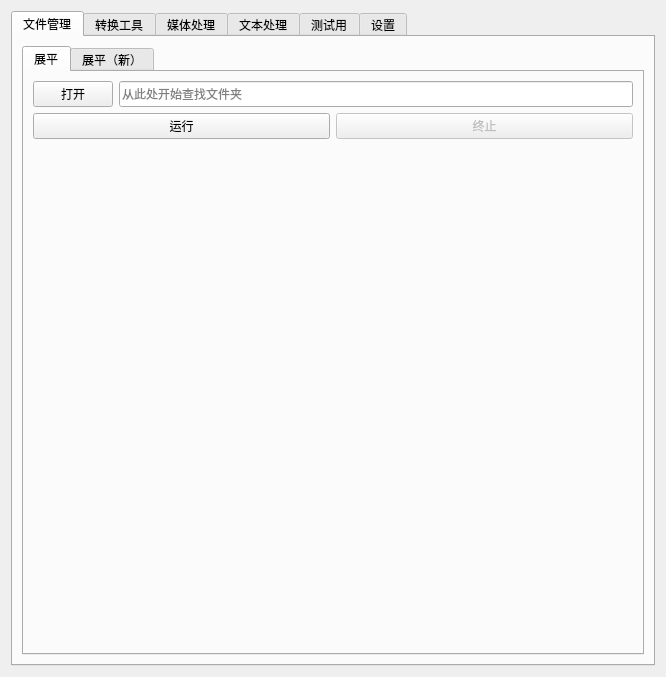
<?xml version="1.0" encoding="UTF-8"?>
<ui version="4.0">
 <class>Form</class>
 <widget class="QWidget" name="Form">
  <property name="geometry">
   <rect>
    <x>0</x>
    <y>0</y>
    <width>666</width>
    <height>677</height>
   </rect>
  </property>
  <property name="windowTitle">
   <string>Toolbox</string>
  </property>
  <property name="windowIcon">
   <iconset>
    <normaloff>Icons/SP_TitleBarMenuButton.png</normaloff>Icons/SP_TitleBarMenuButton.png</iconset>
  </property>
  <layout class="QFormLayout" name="formLayout">
   <item row="0" column="0" colspan="2">
    <widget class="QTabWidget" name="MainPage">
     <property name="tabShape">
      <enum>QTabWidget::TabShape::Rounded</enum>
     </property>
     <property name="currentIndex">
      <number>0</number>
     </property>
     <property name="movable">
      <bool>true</bool>
     </property>
     <widget class="QWidget" name="FileMgrLayout">
      <attribute name="title">
       <string>文件管理</string>
      </attribute>
      <layout class="QVBoxLayout" name="verticalLayout_2">
       <item>
        <widget class="QTabWidget" name="FileMgrChildTab">
         <property name="currentIndex">
          <number>0</number>
         </property>
         <property name="movable">
          <bool>true</bool>
         </property>
         <widget class="QWidget" name="FlattenLayoyt">
          <attribute name="title">
           <string>展平</string>
          </attribute>
          <attribute name="toolTip">
           <string>如果一个文件夹只有一个文件，那么把这个文件移动到其父级文件夹，并重命名为源文件夹的名称，重复运行直到没有可处理的文件</string>
          </attribute>
          <layout class="QVBoxLayout" name="verticalLayout_13">
           <item>
            <layout class="QHBoxLayout" name="FlattenDir">
             <item>
              <widget class="QPushButton" name="FlattenDirOpen">
               <property name="text">
                <string>打开</string>
               </property>
              </widget>
             </item>
             <item>
              <widget class="QLineEdit" name="FlattenDirInput">
               <property name="sizePolicy">
                <sizepolicy hsizetype="Expanding" vsizetype="Minimum">
                 <horstretch>0</horstretch>
                 <verstretch>0</verstretch>
                </sizepolicy>
               </property>
               <property name="placeholderText">
                <string>从此处开始查找文件夹</string>
               </property>
               <property name="clearButtonEnabled">
                <bool>true</bool>
               </property>
              </widget>
             </item>
            </layout>
           </item>
           <item>
            <layout class="QHBoxLayout" name="FlattenBtns">
             <item>
              <widget class="QPushButton" name="FlattenRun">
               <property name="sizePolicy">
                <sizepolicy hsizetype="Minimum" vsizetype="Minimum">
                 <horstretch>0</horstretch>
                 <verstretch>0</verstretch>
                </sizepolicy>
               </property>
               <property name="text">
                <string>运行</string>
               </property>
              </widget>
             </item>
             <item>
              <widget class="QPushButton" name="FlattenStop">
               <property name="enabled">
                <bool>false</bool>
               </property>
               <property name="text">
                <string>终止</string>
               </property>
              </widget>
             </item>
            </layout>
           </item>
           <item>
            <spacer name="FlattenSpacer">
             <property name="orientation">
              <enum>Qt::Orientation::Vertical</enum>
             </property>
             <property name="sizeHint" stdset="0">
              <size>
               <width>0</width>
               <height>0</height>
              </size>
             </property>
            </spacer>
           </item>
          </layout>
         </widget>
         <widget class="QWidget" name="NewFlattenLayout">
          <attribute name="title">
           <string>展平（新）</string>
          </attribute>
          <attribute name="toolTip">
           <string>基于树的新展平方式，以内存占用为代价，提高展平速度</string>
          </attribute>
          <layout class="QVBoxLayout" name="verticalLayout_17">
           <item>
            <layout class="QHBoxLayout" name="NewFlattenDir">
             <item>
              <widget class="QPushButton" name="NewFlattenDirOpen">
               <property name="text">
                <string>打开</string>
               </property>
              </widget>
             </item>
             <item>
              <widget class="QLineEdit" name="NewFlattenDirInput">
               <property name="placeholderText">
                <string>从此处开始查找文件夹</string>
               </property>
               <property name="clearButtonEnabled">
                <bool>true</bool>
               </property>
              </widget>
             </item>
            </layout>
           </item>
           <item>
            <widget class="QProgressBar" name="NewFlattenProgress">
             <property name="value">
              <number>0</number>
             </property>
             <property name="textVisible">
              <bool>false</bool>
             </property>
            </widget>
           </item>
           <item>
            <layout class="QHBoxLayout" name="NewFlattenBtns">
             <item>
              <widget class="QPushButton" name="NewFlattenRun">
               <property name="text">
                <string>运行</string>
               </property>
              </widget>
             </item>
             <item>
              <widget class="QPushButton" name="NewFlattenStop">
               <property name="enabled">
                <bool>false</bool>
               </property>
               <property name="text">
                <string>终止</string>
               </property>
              </widget>
             </item>
            </layout>
           </item>
           <item>
            <spacer name="NewFlattenSpacer">
             <property name="orientation">
              <enum>Qt::Orientation::Vertical</enum>
             </property>
             <property name="sizeHint" stdset="0">
              <size>
               <width>0</width>
               <height>0</height>
              </size>
             </property>
            </spacer>
           </item>
          </layout>
         </widget>
        </widget>
       </item>
      </layout>
     </widget>
     <widget class="QWidget" name="ConvertorLayout">
      <attribute name="title">
       <string>转换工具</string>
      </attribute>
      <layout class="QVBoxLayout" name="verticalLayout_3">
       <item>
        <widget class="QTabWidget" name="ConvertorChildTab">
         <property name="currentIndex">
          <number>0</number>
         </property>
         <property name="movable">
          <bool>true</bool>
         </property>
         <widget class="QWidget" name="PNG2JPG">
          <attribute name="title">
           <string>PNG 转 JPG</string>
          </attribute>
          <attribute name="toolTip">
           <string>批量的将 PNG 图像转换为 JPG 图像</string>
          </attribute>
          <layout class="QVBoxLayout" name="verticalLayout">
           <item>
            <layout class="QHBoxLayout" name="PNG2JPGDir">
             <item>
              <widget class="QPushButton" name="PNG2JPGFindDir">
               <property name="sizePolicy">
                <sizepolicy hsizetype="Minimum" vsizetype="Minimum">
                 <horstretch>0</horstretch>
                 <verstretch>0</verstretch>
                </sizepolicy>
               </property>
               <property name="text">
                <string>打开</string>
               </property>
              </widget>
             </item>
             <item>
              <widget class="QLineEdit" name="PNG2JPGDirTxt">
               <property name="sizePolicy">
                <sizepolicy hsizetype="Expanding" vsizetype="Minimum">
                 <horstretch>0</horstretch>
                 <verstretch>0</verstretch>
                </sizepolicy>
               </property>
               <property name="placeholderText">
                <string>从此处开始查找图像</string>
               </property>
              </widget>
             </item>
            </layout>
           </item>
           <item>
            <layout class="QGridLayout" name="PNG2JPGOptions">
             <item row="0" column="0">
              <widget class="QPushButton" name="PNG2JPGDelOri">
               <property name="text">
                <string>删除原文件</string>
               </property>
               <property name="checkable">
                <bool>true</bool>
               </property>
              </widget>
             </item>
             <item row="0" column="2">
              <widget class="QPushButton" name="PNG2JPGPreverveMeta">
               <property name="text">
                <string>保留元数据</string>
               </property>
               <property name="checkable">
                <bool>true</bool>
               </property>
              </widget>
             </item>
             <item row="0" column="1">
              <widget class="QPushButton" name="PNG2JPGIngoreAlpha">
               <property name="text">
                <string>无视透明度</string>
               </property>
               <property name="checkable">
                <bool>true</bool>
               </property>
              </widget>
             </item>
             <item row="1" column="0">
              <widget class="QPushButton" name="PNG2JPGWalk">
               <property name="text">
                <string>递归查找</string>
               </property>
               <property name="checkable">
                <bool>true</bool>
               </property>
              </widget>
             </item>
             <item row="1" column="1" colspan="2">
              <widget class="QComboBox" name="PNG2JPGDedup">
               <property name="currentIndex">
                <number>2</number>
               </property>
               <property name="placeholderText">
                <string>重复的文件</string>
               </property>
               <item>
                <property name="text">
                 <string>重复的文件：覆盖</string>
                </property>
               </item>
               <item>
                <property name="text">
                 <string>重复的文件：跳过</string>
                </property>
               </item>
               <item>
                <property name="text">
                 <string>重复的文件：增加序号</string>
                </property>
               </item>
              </widget>
             </item>
            </layout>
           </item>
           <item>
            <layout class="QHBoxLayout" name="PNG2JPGQuality">
             <item>
              <widget class="QLabel" name="PNG2JPGQualityTxt">
               <property name="text">
                <string>质量</string>
               </property>
              </widget>
             </item>
             <item>
              <widget class="QSlider" name="PNG2JPGQualitySlider">
               <property name="minimum">
                <number>1</number>
               </property>
               <property name="maximum">
                <number>100</number>
               </property>
               <property name="value">
                <number>80</number>
               </property>
               <property name="orientation">
                <enum>Qt::Orientation::Horizontal</enum>
               </property>
              </widget>
             </item>
             <item>
              <widget class="QLabel" name="PNG2JPGQualityNum">
               <property name="text">
                <string>80</string>
               </property>
              </widget>
             </item>
            </layout>
           </item>
           <item>
            <widget class="QProgressBar" name="PNG2JPGProgress">
             <property name="value">
              <number>0</number>
             </property>
             <property name="alignment">
              <set>Qt::AlignmentFlag::AlignLeading|Qt::AlignmentFlag::AlignLeft|Qt::AlignmentFlag::AlignTop</set>
             </property>
             <property name="textVisible">
              <bool>false</bool>
             </property>
             <property name="invertedAppearance">
              <bool>false</bool>
             </property>
             <property name="format">
              <string>%p %</string>
             </property>
            </widget>
           </item>
           <item>
            <layout class="QHBoxLayout" name="PNG2JPGBtns">
             <item>
              <widget class="QPushButton" name="PNG2JPGRun">
               <property name="sizePolicy">
                <sizepolicy hsizetype="Minimum" vsizetype="Minimum">
                 <horstretch>0</horstretch>
                 <verstretch>0</verstretch>
                </sizepolicy>
               </property>
               <property name="text">
                <string>运行</string>
               </property>
              </widget>
             </item>
             <item>
              <widget class="QPushButton" name="PNG2JPGStop">
               <property name="enabled">
                <bool>false</bool>
               </property>
               <property name="text">
                <string>终止</string>
               </property>
              </widget>
             </item>
            </layout>
           </item>
           <item>
            <spacer name="PNG2JPGSpacer">
             <property name="orientation">
              <enum>Qt::Orientation::Vertical</enum>
             </property>
             <property name="sizeHint" stdset="0">
              <size>
               <width>0</width>
               <height>0</height>
              </size>
             </property>
            </spacer>
           </item>
          </layout>
         </widget>
         <widget class="QWidget" name="Seq2PDF">
          <attribute name="title">
           <string>图像序列转 PDF</string>
          </attribute>
          <attribute name="toolTip">
           <string>将一个文件夹中的图像序列转换为单个 PDF 文件，以父文件夹命名，保存在图像序列所在的上一级文件夹</string>
          </attribute>
          <layout class="QVBoxLayout" name="verticalLayout_18">
           <item>
            <layout class="QHBoxLayout" name="Seq2PDFPath">
             <item>
              <widget class="QPushButton" name="Seq2PDFPathOpen">
               <property name="text">
                <string>打开</string>
               </property>
              </widget>
             </item>
             <item>
              <widget class="QLineEdit" name="Seq2PDFPathInput">
               <property name="placeholderText">
                <string>从此处开始查找图像</string>
               </property>
              </widget>
             </item>
            </layout>
           </item>
           <item>
            <layout class="QHBoxLayout" name="Seq2PDOptions">
             <item>
              <widget class="QPushButton" name="Seq2PDFDel">
               <property name="text">
                <string>删除原文件</string>
               </property>
               <property name="checkable">
                <bool>true</bool>
               </property>
              </widget>
             </item>
             <item>
              <widget class="QPushButton" name="Seq2PDFRecursive">
               <property name="text">
                <string>递归查找</string>
               </property>
               <property name="checkable">
                <bool>true</bool>
               </property>
              </widget>
             </item>
            </layout>
           </item>
           <item>
            <widget class="QProgressBar" name="Seq2PDFProgress">
             <property name="value">
              <number>0</number>
             </property>
             <property name="textVisible">
              <bool>false</bool>
             </property>
            </widget>
           </item>
           <item>
            <layout class="QHBoxLayout" name="Seq2PDFBtns">
             <item>
              <widget class="QPushButton" name="Seq2PDFRun">
               <property name="text">
                <string>运行</string>
               </property>
              </widget>
             </item>
             <item>
              <widget class="QPushButton" name="Seq2PDFStop">
               <property name="enabled">
                <bool>false</bool>
               </property>
               <property name="text">
                <string>终止</string>
               </property>
              </widget>
             </item>
            </layout>
           </item>
           <item>
            <spacer name="Seq2PDFSpacer">
             <property name="orientation">
              <enum>Qt::Orientation::Vertical</enum>
             </property>
             <property name="sizeHint" stdset="0">
              <size>
               <width>0</width>
               <height>0</height>
              </size>
             </property>
            </spacer>
           </item>
          </layout>
         </widget>
        </widget>
       </item>
      </layout>
     </widget>
     <widget class="QWidget" name="ImgProcessingLayout">
      <attribute name="title">
       <string>媒体处理</string>
      </attribute>
      <layout class="QVBoxLayout" name="verticalLayout_5">
       <item>
        <widget class="QTabWidget" name="ImgProcessingChildTab">
         <property name="currentIndex">
          <number>0</number>
         </property>
         <property name="movable">
          <bool>true</bool>
         </property>
         <widget class="QWidget" name="UpsLayout">
          <attribute name="title">
           <string>ComfyUI 图像放大</string>
          </attribute>
          <attribute name="toolTip">
           <string>使用 ComfyUI API 批量放大图片
图像路径前的 T 代表这个图片包含透明通道，L 代表这个图片的长宽比有些奇怪，可能是长截图或全景图</string>
          </attribute>
          <layout class="QVBoxLayout" name="verticalLayout_4">
           <item>
            <widget class="QLineEdit" name="UpsComfyUrl">
             <property name="sizePolicy">
              <sizepolicy hsizetype="Expanding" vsizetype="Minimum">
               <horstretch>0</horstretch>
               <verstretch>0</verstretch>
              </sizepolicy>
             </property>
             <property name="text">
              <string>http://127.0.0.1:8188</string>
             </property>
            </widget>
           </item>
           <item>
            <layout class="QHBoxLayout" name="UpsModel">
             <item>
              <widget class="QComboBox" name="UpsModelDropdown">
               <property name="sizePolicy">
                <sizepolicy hsizetype="Expanding" vsizetype="Minimum">
                 <horstretch>0</horstretch>
                 <verstretch>0</verstretch>
                </sizepolicy>
               </property>
               <property name="currentText">
                <string/>
               </property>
               <property name="currentIndex">
                <number>-1</number>
               </property>
               <property name="placeholderText">
                <string>输入URL或刷新列表</string>
               </property>
               <property name="frame">
                <bool>true</bool>
               </property>
              </widget>
             </item>
             <item>
              <widget class="QPushButton" name="UpsRefreshModel">
               <property name="sizePolicy">
                <sizepolicy hsizetype="Minimum" vsizetype="Minimum">
                 <horstretch>0</horstretch>
                 <verstretch>0</verstretch>
                </sizepolicy>
               </property>
               <property name="text">
                <string>刷新</string>
               </property>
              </widget>
             </item>
            </layout>
           </item>
           <item>
            <layout class="QHBoxLayout" name="UpsImg">
             <item>
              <widget class="QPushButton" name="UpsChooseImagePath">
               <property name="sizePolicy">
                <sizepolicy hsizetype="Minimum" vsizetype="Minimum">
                 <horstretch>0</horstretch>
                 <verstretch>0</verstretch>
                </sizepolicy>
               </property>
               <property name="text">
                <string>打开</string>
               </property>
              </widget>
             </item>
             <item>
              <widget class="QLineEdit" name="UpsImagePath">
               <property name="sizePolicy">
                <sizepolicy hsizetype="Expanding" vsizetype="Minimum">
                 <horstretch>0</horstretch>
                 <verstretch>0</verstretch>
                </sizepolicy>
               </property>
               <property name="placeholderText">
                <string>从此处开始查找图像</string>
               </property>
              </widget>
             </item>
             <item>
              <widget class="QPushButton" name="UpsRecursive">
               <property name="text">
                <string>递归查找</string>
               </property>
               <property name="checkable">
                <bool>true</bool>
               </property>
              </widget>
             </item>
            </layout>
           </item>
           <item>
            <layout class="QHBoxLayout" name="UpsSaves">
             <item>
              <widget class="QPushButton" name="UpsSavePathOpen">
               <property name="text">
                <string>打开</string>
               </property>
              </widget>
             </item>
             <item>
              <widget class="QLineEdit" name="UpsSavePath">
               <property name="placeholderText">
                <string>将图像保存到此处</string>
               </property>
              </widget>
             </item>
            </layout>
           </item>
           <item>
            <layout class="QGridLayout" name="UpsOptions">
             <item row="0" column="0">
              <widget class="QSpinBox" name="UpsHeightThresholdSpin">
               <property name="sizePolicy">
                <sizepolicy hsizetype="Expanding" vsizetype="Minimum">
                 <horstretch>0</horstretch>
                 <verstretch>0</verstretch>
                </sizepolicy>
               </property>
               <property name="buttonSymbols">
                <enum>QAbstractSpinBox::ButtonSymbols::NoButtons</enum>
               </property>
               <property name="suffix">
                <string> 像素</string>
               </property>
               <property name="prefix">
                <string>高度阈值：</string>
               </property>
               <property name="maximum">
                <number>3000</number>
               </property>
               <property name="value">
                <number>1500</number>
               </property>
              </widget>
             </item>
             <item row="1" column="0">
              <widget class="QSpinBox" name="UpsJPGThresholdSpin">
               <property name="sizePolicy">
                <sizepolicy hsizetype="Expanding" vsizetype="Minimum">
                 <horstretch>0</horstretch>
                 <verstretch>0</verstretch>
                </sizepolicy>
               </property>
               <property name="buttonSymbols">
                <enum>QAbstractSpinBox::ButtonSymbols::NoButtons</enum>
               </property>
               <property name="suffix">
                <string> KB</string>
               </property>
               <property name="prefix">
                <string>大小阈值：</string>
               </property>
               <property name="maximum">
                <number>3000</number>
               </property>
               <property name="value">
                <number>500</number>
               </property>
              </widget>
             </item>
             <item row="0" column="1">
              <widget class="QSpinBox" name="UpsWidthThresholdSpin">
               <property name="sizePolicy">
                <sizepolicy hsizetype="Expanding" vsizetype="Minimum">
                 <horstretch>0</horstretch>
                 <verstretch>0</verstretch>
                </sizepolicy>
               </property>
               <property name="buttonSymbols">
                <enum>QAbstractSpinBox::ButtonSymbols::NoButtons</enum>
               </property>
               <property name="suffix">
                <string> 像素</string>
               </property>
               <property name="prefix">
                <string>宽度阈值：</string>
               </property>
               <property name="maximum">
                <number>3000</number>
               </property>
               <property name="value">
                <number>1500</number>
               </property>
              </widget>
             </item>
             <item row="1" column="1">
              <widget class="QDoubleSpinBox" name="UpsDownscaleSpin">
               <property name="sizePolicy">
                <sizepolicy hsizetype="Minimum" vsizetype="Minimum">
                 <horstretch>0</horstretch>
                 <verstretch>0</verstretch>
                </sizepolicy>
               </property>
               <property name="buttonSymbols">
                <enum>QAbstractSpinBox::ButtonSymbols::NoButtons</enum>
               </property>
               <property name="prefix">
                <string>图像缩放为：</string>
               </property>
               <property name="suffix">
                <string> 倍</string>
               </property>
               <property name="minimum">
                <double>0.010000000000000</double>
               </property>
               <property name="maximum">
                <double>1.000000000000000</double>
               </property>
               <property name="singleStep">
                <double>0.010000000000000</double>
               </property>
               <property name="value">
                <double>1.000000000000000</double>
               </property>
              </widget>
             </item>
            </layout>
           </item>
           <item>
            <widget class="QProgressBar" name="UpsProgress">
             <property name="value">
              <number>0</number>
             </property>
             <property name="textVisible">
              <bool>false</bool>
             </property>
            </widget>
           </item>
           <item>
            <layout class="QHBoxLayout" name="UpsBtns">
             <item>
              <widget class="QPushButton" name="UpsRun">
               <property name="sizePolicy">
                <sizepolicy hsizetype="Minimum" vsizetype="Minimum">
                 <horstretch>0</horstretch>
                 <verstretch>0</verstretch>
                </sizepolicy>
               </property>
               <property name="text">
                <string>运行</string>
               </property>
              </widget>
             </item>
             <item>
              <widget class="QPushButton" name="UpsListImg">
               <property name="text">
                <string>查找图像</string>
               </property>
              </widget>
             </item>
             <item>
              <widget class="QPushButton" name="UpsStop">
               <property name="enabled">
                <bool>false</bool>
               </property>
               <property name="text">
                <string>终止</string>
               </property>
              </widget>
             </item>
            </layout>
           </item>
           <item>
            <widget class="QListWidget" name="UpsList">
             <property name="contextMenuPolicy">
              <enum>Qt::ContextMenuPolicy::CustomContextMenu</enum>
             </property>
             <property name="selectionMode">
              <enum>QAbstractItemView::SelectionMode::ExtendedSelection</enum>
             </property>
             <property name="wordWrap">
              <bool>true</bool>
             </property>
            </widget>
           </item>
           <item>
            <spacer name="UpsSpacer">
             <property name="orientation">
              <enum>Qt::Orientation::Vertical</enum>
             </property>
             <property name="sizeHint" stdset="0">
              <size>
               <width>0</width>
               <height>0</height>
              </size>
             </property>
            </spacer>
           </item>
          </layout>
         </widget>
        </widget>
       </item>
      </layout>
     </widget>
     <widget class="QWidget" name="TextProcessingLayout">
      <attribute name="title">
       <string>文本处理</string>
      </attribute>
      <layout class="QVBoxLayout" name="verticalLayout_11">
       <item>
        <widget class="QTabWidget" name="TextProcChildTab">
         <property name="currentIndex">
          <number>0</number>
         </property>
         <property name="movable">
          <bool>true</bool>
         </property>
         <widget class="QWidget" name="CropText">
          <attribute name="title">
           <string>截取文本</string>
          </attribute>
          <attribute name="toolTip">
           <string>截取文本的尾部
通常用于重要内容在文本尾部的情况，如报错时的日志</string>
          </attribute>
          <layout class="QVBoxLayout" name="verticalLayout_6">
           <item>
            <layout class="QHBoxLayout" name="CropTextInput">
             <item>
              <widget class="QPushButton" name="CropTextInPathOpen">
               <property name="text">
                <string>打开</string>
               </property>
              </widget>
             </item>
             <item>
              <widget class="QLineEdit" name="CropTextInPath">
               <property name="placeholderText">
                <string>输入文件路径</string>
               </property>
              </widget>
             </item>
            </layout>
           </item>
           <item>
            <widget class="QSpinBox" name="CropTextRatioSpinbox">
             <property name="sizePolicy">
              <sizepolicy hsizetype="Expanding" vsizetype="Fixed">
               <horstretch>0</horstretch>
               <verstretch>0</verstretch>
              </sizepolicy>
             </property>
             <property name="buttonSymbols">
              <enum>QAbstractSpinBox::ButtonSymbols::NoButtons</enum>
             </property>
             <property name="suffix">
              <string> %</string>
             </property>
             <property name="prefix">
              <string>截取文本的后 </string>
             </property>
             <property name="minimum">
              <number>1</number>
             </property>
             <property name="maximum">
              <number>100</number>
             </property>
            </widget>
           </item>
           <item>
            <layout class="QHBoxLayout" name="CropTextOutput">
             <item>
              <widget class="QPushButton" name="CropTextOutPathOpen">
               <property name="text">
                <string>打开</string>
               </property>
              </widget>
             </item>
             <item>
              <widget class="QLineEdit" name="CropTextOutPath">
               <property name="placeholderText">
                <string>输出文件路径（留空以保存到源文件夹）</string>
               </property>
              </widget>
             </item>
            </layout>
           </item>
           <item>
            <widget class="QPushButton" name="CroptextRun">
             <property name="text">
              <string>运行</string>
             </property>
            </widget>
           </item>
           <item>
            <spacer name="CropTextSpacer">
             <property name="orientation">
              <enum>Qt::Orientation::Vertical</enum>
             </property>
             <property name="sizeHint" stdset="0">
              <size>
               <width>0</width>
               <height>0</height>
              </size>
             </property>
            </spacer>
           </item>
          </layout>
         </widget>
         <widget class="QWidget" name="CalSim">
          <attribute name="title">
           <string>计算相似度</string>
          </attribute>
          <attribute name="toolTip">
           <string>使用嵌入模型计算两个字符串的语义相似度</string>
          </attribute>
          <layout class="QVBoxLayout" name="verticalLayout_14">
           <item>
            <layout class="QHBoxLayout" name="CalSimModel">
             <item>
              <widget class="QComboBox" name="CalSimModelDropdown">
               <property name="sizePolicy">
                <sizepolicy hsizetype="Expanding" vsizetype="Fixed">
                 <horstretch>0</horstretch>
                 <verstretch>0</verstretch>
                </sizepolicy>
               </property>
               <property name="placeholderText">
                <string>需要刷新</string>
               </property>
              </widget>
             </item>
             <item>
              <widget class="QPushButton" name="CalSimModelRefresh">
               <property name="text">
                <string>刷新</string>
               </property>
              </widget>
             </item>
             <item>
              <widget class="QPushButton" name="CalSimPersistentModel">
               <property name="text">
                <string>持久模型</string>
               </property>
               <property name="checkable">
                <bool>true</bool>
               </property>
              </widget>
             </item>
            </layout>
           </item>
           <item>
            <layout class="QHBoxLayout" name="CalSimInput">
             <item>
              <widget class="QLineEdit" name="CalSimIn1">
               <property name="placeholderText">
                <string>输入文本 1</string>
               </property>
              </widget>
             </item>
             <item>
              <widget class="QLineEdit" name="CalSimIn2">
               <property name="placeholderText">
                <string>输入文本 2</string>
               </property>
              </widget>
             </item>
            </layout>
           </item>
           <item>
            <widget class="QPushButton" name="CalSimRun">
             <property name="text">
              <string>计算</string>
             </property>
            </widget>
           </item>
           <item>
            <spacer name="CalSimSpacer">
             <property name="orientation">
              <enum>Qt::Orientation::Vertical</enum>
             </property>
             <property name="sizeHint" stdset="0">
              <size>
               <width>0</width>
               <height>0</height>
              </size>
             </property>
            </spacer>
           </item>
          </layout>
         </widget>
         <widget class="QWidget" name="JsonSorter">
          <attribute name="title">
           <string>JSON 排序</string>
          </attribute>
          <attribute name="toolTip">
           <string>将JSON的键值对按键的顺序排序</string>
          </attribute>
          <layout class="QVBoxLayout" name="verticalLayout_15">
           <item>
            <layout class="QHBoxLayout" name="JsonSorterIn">
             <item>
              <widget class="QPushButton" name="JsonSorterInOpen">
               <property name="text">
                <string>打开</string>
               </property>
              </widget>
             </item>
             <item>
              <widget class="QLineEdit" name="JsonSorterInPath">
               <property name="placeholderText">
                <string>输入文件路径</string>
               </property>
              </widget>
             </item>
            </layout>
           </item>
           <item>
            <widget class="QPushButton" name="JsonSorterRun">
             <property name="text">
              <string>运行</string>
             </property>
            </widget>
           </item>
           <item>
            <spacer name="JsonSorterSpacer">
             <property name="orientation">
              <enum>Qt::Orientation::Vertical</enum>
             </property>
             <property name="sizeHint" stdset="0">
              <size>
               <width>0</width>
               <height>0</height>
              </size>
             </property>
            </spacer>
           </item>
          </layout>
         </widget>
        </widget>
       </item>
      </layout>
     </widget>
     <widget class="QWidget" name="TestingLayout">
      <attribute name="title">
       <string>测试用</string>
      </attribute>
      <layout class="QVBoxLayout" name="verticalLayout_9">
       <item>
        <widget class="QTabWidget" name="TestChildTab">
         <property name="currentIndex">
          <number>0</number>
         </property>
         <property name="movable">
          <bool>true</bool>
         </property>
         <widget class="QWidget" name="ImgSeqGen">
          <attribute name="title">
           <string>生成图像序列</string>
          </attribute>
          <layout class="QVBoxLayout" name="verticalLayout_12">
           <item>
            <widget class="QSpinBox" name="ImageSeqItemAmount">
             <property name="buttonSymbols">
              <enum>QAbstractSpinBox::ButtonSymbols::NoButtons</enum>
             </property>
             <property name="suffix">
              <string> 张图片</string>
             </property>
             <property name="prefix">
              <string>生成 </string>
             </property>
             <property name="minimum">
              <number>1</number>
             </property>
             <property name="maximum">
              <number>500</number>
             </property>
            </widget>
           </item>
           <item>
            <layout class="QHBoxLayout" name="ImageSeqPaths">
             <item>
              <widget class="QPushButton" name="ImageSeqPathOpen">
               <property name="text">
                <string>打开</string>
               </property>
              </widget>
             </item>
             <item>
              <widget class="QLineEdit" name="ImageSeqPathInput">
               <property name="placeholderText">
                <string>在此目录下生成</string>
               </property>
               <property name="clearButtonEnabled">
                <bool>true</bool>
               </property>
              </widget>
             </item>
            </layout>
           </item>
           <item>
            <widget class="QProgressBar" name="ImageSeqGenProgress">
             <property name="value">
              <number>0</number>
             </property>
             <property name="textVisible">
              <bool>false</bool>
             </property>
            </widget>
           </item>
           <item>
            <layout class="QHBoxLayout" name="ImageSeqGenBtns">
             <item>
              <widget class="QPushButton" name="ImageSeqGenStart">
               <property name="text">
                <string>开始</string>
               </property>
              </widget>
             </item>
             <item>
              <widget class="QPushButton" name="ImageSeqGenStop">
               <property name="enabled">
                <bool>false</bool>
               </property>
               <property name="text">
                <string>终止</string>
               </property>
              </widget>
             </item>
            </layout>
           </item>
           <item>
            <spacer name="ImageSeqGenSpacer">
             <property name="orientation">
              <enum>Qt::Orientation::Vertical</enum>
             </property>
             <property name="sizeHint" stdset="0">
              <size>
               <width>0</width>
               <height>0</height>
              </size>
             </property>
            </spacer>
           </item>
          </layout>
         </widget>
         <widget class="QWidget" name="QtIconsLayout">
          <attribute name="title">
           <string>Qt内置图标</string>
          </attribute>
          <layout class="QVBoxLayout" name="verticalLayout_16">
           <item>
            <layout class="QHBoxLayout" name="QtIconsBtns">
             <item>
              <widget class="QPushButton" name="QtIconsExport">
               <property name="text">
                <string>直接导出</string>
               </property>
              </widget>
             </item>
             <item>
              <widget class="QPushButton" name="QtIconsShow">
               <property name="text">
                <string>打开 GUI</string>
               </property>
              </widget>
             </item>
            </layout>
           </item>
           <item>
            <spacer name="QtIconsSpacer">
             <property name="orientation">
              <enum>Qt::Orientation::Vertical</enum>
             </property>
             <property name="sizeHint" stdset="0">
              <size>
               <width>0</width>
               <height>0</height>
              </size>
             </property>
            </spacer>
           </item>
          </layout>
         </widget>
        </widget>
       </item>
      </layout>
     </widget>
     <widget class="QWidget" name="SettingLayout">
      <attribute name="title">
       <string>设置</string>
      </attribute>
      <layout class="QVBoxLayout" name="verticalLayout_8">
       <item>
        <widget class="QLabel" name="ThemeLabel">
         <property name="text">
          <string>选择主题（主题路径：./Style）</string>
         </property>
        </widget>
       </item>
       <item>
        <layout class="QHBoxLayout" name="ThemeChoose">
         <item>
          <widget class="QComboBox" name="ThemeDropdown">
           <property name="sizePolicy">
            <sizepolicy hsizetype="Expanding" vsizetype="Fixed">
             <horstretch>0</horstretch>
             <verstretch>0</verstretch>
            </sizepolicy>
           </property>
          </widget>
         </item>
         <item>
          <widget class="QPushButton" name="ThemeConfirm">
           <property name="text">
            <string>确定</string>
           </property>
          </widget>
         </item>
        </layout>
       </item>
       <item>
        <widget class="QPushButton" name="ClearLog">
         <property name="text">
          <string>清除日志</string>
         </property>
        </widget>
       </item>
       <item>
        <spacer name="SettingsSpacer">
         <property name="orientation">
          <enum>Qt::Orientation::Vertical</enum>
         </property>
         <property name="sizeHint" stdset="0">
          <size>
           <width>0</width>
           <height>0</height>
          </size>
         </property>
        </spacer>
       </item>
      </layout>
     </widget>
    </widget>
   </item>
  </layout>
 </widget>
 <resources/>
 <connections/>
</ui>
